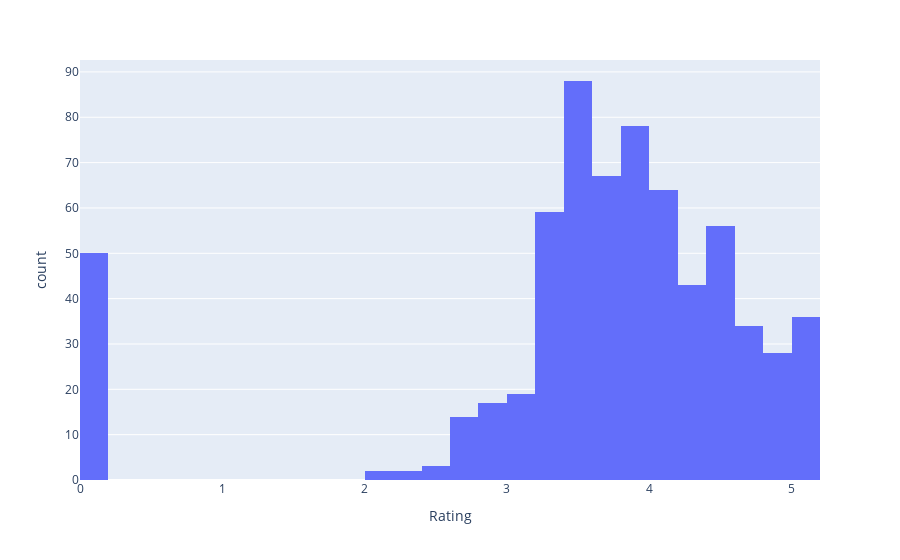

Write notebook code for a chart like this one.
### Code cell
fig = px.histogram(df, x="Rating")
fig

### Figure 1 — Plotly figure (JSON) as saved in the notebook; plotly's stock layout.template omitted (floating-point values rounded to 4 significant figures; data arrays with more than 128 entries replaced by an {"elided": "..."} marker saying what was removed)
{"data": [{"alignmentgroup": "True", "bingroup": "x", "hovertemplate": "Rating=%{x}<br>count=%{y}<extra></extra>", "legendgroup": "", "marker": {"color": "#636efa"}, "name": "", "offsetgroup": "", "orientation": "v", "showlegend": false, "type": "histogram", "x": {"elided": "660 float values"}, "xaxis": "x", "yaxis": "y"}], "layout": {"barmode": "relative", "legend": {"tracegroupgap": 0}, "margin": {"t": 60}, "xaxis": {"anchor": "y", "domain": [0, 1], "title": {"text": "Rating"}}, "yaxis": {"anchor": "x", "domain": [0, 1], "title": {"text": "count"}}}}
